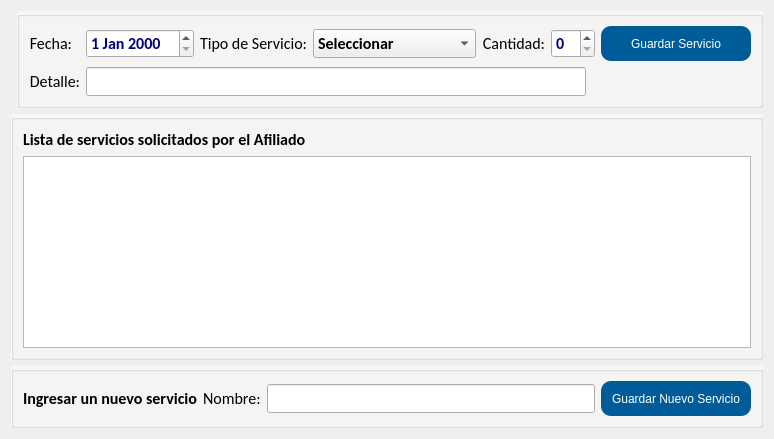
     <widget class="QWidget" name="tab_3">
      <attribute name="icon">
       <iconset>
        <normaloff>../iconos/folder_find.ico</normaloff>../iconos/folder_find.ico</iconset>
      </attribute>
      <attribute name="title">
       <string>Servicios solicitados</string>
      </attribute>
      <layout class="QGridLayout" name="gridLayout_5">
       <item row="4" column="0" colspan="2">
        <widget class="QGroupBox" name="groupBox_9">
         <property name="sizePolicy">
          <sizepolicy hsizetype="Preferred" vsizetype="Fixed">
           <horstretch>0</horstretch>
           <verstretch>0</verstretch>
          </sizepolicy>
         </property>
         <property name="font">
          <font>
           <family>Arial</family>
           <pointsize>9</pointsize>
           <weight>50</weight>
           <bold>false</bold>
          </font>
         </property>
         <property name="styleSheet">
          <string notr="true">#groupBox_9{
background-color: #F8F7F6
}</string>
         </property>
         <property name="title">
          <string/>
         </property>
         <layout class="QGridLayout" name="gridLayout_14">
          <property name="bottomMargin">
           <number>9</number>
          </property>
          <item row="1" column="3">
           <widget class="QPushButton" name="btn_guardar_servicio_nuevo">
            <property name="sizePolicy">
             <sizepolicy hsizetype="Preferred" vsizetype="Preferred">
              <horstretch>0</horstretch>
              <verstretch>0</verstretch>
             </sizepolicy>
            </property>
            <property name="minimumSize">
             <size>
              <width>150</width>
              <height>35</height>
             </size>
            </property>
            <property name="layoutDirection">
             <enum>Qt::LeftToRight</enum>
            </property>
            <property name="styleSheet">
             <string notr="true">#btn_guardar_servicio_nuevo{
background-color:#005c99;
color: #FFFFFF;
border-radius: 10px;
}

#btn_guardar_servicio_nuevo:hover{
background-color:#004d80;
color: #FFFFFF;
}</string>
            </property>
            <property name="text">
             <string>Guardar Nuevo Servicio</string>
            </property>
            <property name="icon">
             <iconset>
              <normaloff>../iconos/apply.ico</normaloff>../iconos/apply.ico</iconset>
            </property>
            <property name="iconSize">
             <size>
              <width>25</width>
              <height>25</height>
             </size>
            </property>
            <property name="autoDefault">
             <bool>true</bool>
            </property>
            <property name="default">
             <bool>false</bool>
            </property>
            <property name="flat">
             <bool>false</bool>
            </property>
           </widget>
          </item>
          <item row="1" column="2">
           <widget class="QLineEdit" name="lineEdit_32">
            <property name="sizePolicy">
             <sizepolicy hsizetype="Expanding" vsizetype="Fixed">
              <horstretch>0</horstretch>
              <verstretch>0</verstretch>
             </sizepolicy>
            </property>
            <property name="palette">
             <palette>
              <active/>
              <inactive/>
              <disabled/>
             </palette>
            </property>
            <property name="font">
             <font>
              <family>Calibri</family>
              <pointsize>12</pointsize>
              <weight>75</weight>
              <bold>true</bold>
             </font>
            </property>
           </widget>
          </item>
          <item row="1" column="0">
           <widget class="QLabel" name="label_77">
            <property name="font">
             <font>
              <family>Calibri</family>
              <pointsize>12</pointsize>
              <weight>75</weight>
              <bold>true</bold>
             </font>
            </property>
            <property name="text">
             <string>Ingresar un nuevo servicio</string>
            </property>
           </widget>
          </item>
          <item row="1" column="1">
           <widget class="QLabel" name="label_47">
            <property name="sizePolicy">
             <sizepolicy hsizetype="Preferred" vsizetype="Expanding">
              <horstretch>0</horstretch>
              <verstretch>0</verstretch>
             </sizepolicy>
            </property>
            <property name="font">
             <font>
              <family>Calibri</family>
              <pointsize>12</pointsize>
              <weight>50</weight>
              <bold>false</bold>
             </font>
            </property>
            <property name="styleSheet">
             <string notr="true"/>
            </property>
            <property name="frameShape">
             <enum>QFrame::NoFrame</enum>
            </property>
            <property name="frameShadow">
             <enum>QFrame::Plain</enum>
            </property>
            <property name="text">
             <string>Nombre:</string>
            </property>
           </widget>
          </item>
         </layout>
        </widget>
       </item>
       <item row="2" column="0" colspan="2">
        <widget class="QGroupBox" name="groupBox_6">
         <property name="sizePolicy">
          <sizepolicy hsizetype="Preferred" vsizetype="Expanding">
           <horstretch>0</horstretch>
           <verstretch>0</verstretch>
          </sizepolicy>
         </property>
         <property name="styleSheet">
          <string notr="true">#groupBox_6{
background-color: #F8F7F6
}</string>
         </property>
         <property name="title">
          <string/>
         </property>
         <layout class="QGridLayout" name="gridLayout_10">
          <item row="0" column="0">
           <widget class="QLabel" name="label_38">
            <property name="font">
             <font>
              <family>Calibri</family>
              <pointsize>12</pointsize>
              <weight>75</weight>
              <bold>true</bold>
             </font>
            </property>
            <property name="text">
             <string>Lista de servicios solicitados por el Afiliado</string>
            </property>
           </widget>
          </item>
          <item row="1" column="0">
           <widget class="QTableView" name="tableView_2">
            <property name="palette">
             <palette>
              <active>
               <colorrole role="Text">
                <brush brushstyle="SolidPattern">
                 <color alpha="255">
                  <red>0</red>
                  <green>0</green>
                  <blue>127</blue>
                 </color>
                </brush>
               </colorrole>
              </active>
              <inactive>
               <colorrole role="Text">
                <brush brushstyle="SolidPattern">
                 <color alpha="255">
                  <red>0</red>
                  <green>0</green>
                  <blue>127</blue>
                 </color>
                </brush>
               </colorrole>
              </inactive>
              <disabled>
               <colorrole role="Text">
                <brush brushstyle="SolidPattern">
                 <color alpha="255">
                  <red>120</red>
                  <green>120</green>
                  <blue>120</blue>
                 </color>
                </brush>
               </colorrole>
              </disabled>
             </palette>
            </property>
            <property name="font">
             <font>
              <family>Calibri</family>
              <pointsize>12</pointsize>
              <weight>75</weight>
              <bold>true</bold>
             </font>
            </property>
           </widget>
          </item>
         </layout>
        </widget>
       </item>
       <item row="0" column="1">
        <widget class="QGroupBox" name="groupBox_8">
         <property name="sizePolicy">
          <sizepolicy hsizetype="Preferred" vsizetype="Fixed">
           <horstretch>0</horstretch>
           <verstretch>0</verstretch>
          </sizepolicy>
         </property>
         <property name="font">
          <font>
           <family>Arial</family>
           <pointsize>9</pointsize>
           <weight>50</weight>
           <bold>false</bold>
          </font>
         </property>
         <property name="styleSheet">
          <string notr="true">#groupBox_8{
background-color: #F8F7F6
}</string>
         </property>
         <property name="title">
          <string/>
         </property>
         <layout class="QGridLayout" name="gridLayout_7">
          <property name="bottomMargin">
           <number>9</number>
          </property>
          <item row="1" column="7">
           <widget class="QSpinBox" name="spinBox">
            <property name="sizePolicy">
             <sizepolicy hsizetype="Minimum" vsizetype="Fixed">
              <horstretch>0</horstretch>
              <verstretch>0</verstretch>
             </sizepolicy>
            </property>
            <property name="palette">
             <palette>
              <active>
               <colorrole role="Text">
                <brush brushstyle="SolidPattern">
                 <color alpha="255">
                  <red>0</red>
                  <green>0</green>
                  <blue>127</blue>
                 </color>
                </brush>
               </colorrole>
              </active>
              <inactive>
               <colorrole role="Text">
                <brush brushstyle="SolidPattern">
                 <color alpha="255">
                  <red>0</red>
                  <green>0</green>
                  <blue>127</blue>
                 </color>
                </brush>
               </colorrole>
              </inactive>
              <disabled>
               <colorrole role="Text">
                <brush brushstyle="SolidPattern">
                 <color alpha="255">
                  <red>120</red>
                  <green>120</green>
                  <blue>120</blue>
                 </color>
                </brush>
               </colorrole>
              </disabled>
             </palette>
            </property>
            <property name="font">
             <font>
              <family>Calibri</family>
              <pointsize>12</pointsize>
              <weight>75</weight>
              <bold>true</bold>
             </font>
            </property>
           </widget>
          </item>
          <item row="1" column="4">
           <widget class="QLabel" name="label_39">
            <property name="sizePolicy">
             <sizepolicy hsizetype="Fixed" vsizetype="Expanding">
              <horstretch>0</horstretch>
              <verstretch>0</verstretch>
             </sizepolicy>
            </property>
            <property name="font">
             <font>
              <family>Calibri</family>
              <pointsize>12</pointsize>
              <weight>50</weight>
              <bold>false</bold>
             </font>
            </property>
            <property name="styleSheet">
             <string notr="true"/>
            </property>
            <property name="frameShape">
             <enum>QFrame::NoFrame</enum>
            </property>
            <property name="frameShadow">
             <enum>QFrame::Plain</enum>
            </property>
            <property name="text">
             <string>Tipo de Servicio:</string>
            </property>
            <property name="alignment">
             <set>Qt::AlignRight|Qt::AlignTrailing|Qt::AlignVCenter</set>
            </property>
           </widget>
          </item>
          <item row="1" column="6">
           <widget class="QLabel" name="label_44">
            <property name="sizePolicy">
             <sizepolicy hsizetype="Fixed" vsizetype="Expanding">
              <horstretch>0</horstretch>
              <verstretch>0</verstretch>
             </sizepolicy>
            </property>
            <property name="font">
             <font>
              <family>Calibri</family>
              <pointsize>12</pointsize>
              <weight>50</weight>
              <bold>false</bold>
             </font>
            </property>
            <property name="styleSheet">
             <string notr="true"/>
            </property>
            <property name="frameShape">
             <enum>QFrame::NoFrame</enum>
            </property>
            <property name="frameShadow">
             <enum>QFrame::Plain</enum>
            </property>
            <property name="text">
             <string>Cantidad:</string>
            </property>
            <property name="alignment">
             <set>Qt::AlignRight|Qt::AlignTrailing|Qt::AlignVCenter</set>
            </property>
           </widget>
          </item>
          <item row="1" column="8">
           <widget class="QPushButton" name="btn_guardar_servicio">
            <property name="sizePolicy">
             <sizepolicy hsizetype="Preferred" vsizetype="Preferred">
              <horstretch>0</horstretch>
              <verstretch>0</verstretch>
             </sizepolicy>
            </property>
            <property name="minimumSize">
             <size>
              <width>150</width>
              <height>35</height>
             </size>
            </property>
            <property name="layoutDirection">
             <enum>Qt::LeftToRight</enum>
            </property>
            <property name="styleSheet">
             <string notr="true">#btn_guardar_servicio{
background-color:#005c99;
color: #FFFFFF;
border-radius: 10px;
}

#btn_guardar_servicio:hover{
background-color:#004d80;
color: #FFFFFF;
}</string>
            </property>
            <property name="text">
             <string>Guardar Servicio</string>
            </property>
            <property name="icon">
             <iconset>
              <normaloff>../iconos/apply.ico</normaloff>../iconos/apply.ico</iconset>
            </property>
            <property name="iconSize">
             <size>
              <width>25</width>
              <height>25</height>
             </size>
            </property>
            <property name="autoDefault">
             <bool>true</bool>
            </property>
            <property name="default">
             <bool>false</bool>
            </property>
            <property name="flat">
             <bool>false</bool>
            </property>
           </widget>
          </item>
          <item row="1" column="5">
           <widget class="QComboBox" name="comboBox_16">
            <property name="sizePolicy">
             <sizepolicy hsizetype="Expanding" vsizetype="Fixed">
              <horstretch>0</horstretch>
              <verstretch>0</verstretch>
             </sizepolicy>
            </property>
            <property name="palette">
             <palette>
              <active>
               <colorrole role="Text">
                <brush brushstyle="SolidPattern">
                 <color alpha="255">
                  <red>0</red>
                  <green>0</green>
                  <blue>127</blue>
                 </color>
                </brush>
               </colorrole>
              </active>
              <inactive>
               <colorrole role="Text">
                <brush brushstyle="SolidPattern">
                 <color alpha="255">
                  <red>0</red>
                  <green>0</green>
                  <blue>127</blue>
                 </color>
                </brush>
               </colorrole>
              </inactive>
              <disabled>
               <colorrole role="Text">
                <brush brushstyle="SolidPattern">
                 <color alpha="255">
                  <red>120</red>
                  <green>120</green>
                  <blue>120</blue>
                 </color>
                </brush>
               </colorrole>
              </disabled>
             </palette>
            </property>
            <property name="font">
             <font>
              <family>Calibri</family>
              <pointsize>12</pointsize>
              <weight>75</weight>
              <bold>true</bold>
             </font>
            </property>
            <item>
             <property name="text">
              <string>Seleccionar</string>
             </property>
            </item>
            <item>
             <property name="text">
              <string>Ajuares</string>
             </property>
            </item>
            <item>
             <property name="text">
              <string>Caja Navideña</string>
             </property>
            </item>
            <item>
             <property name="text">
              <string>Guardapolvos</string>
             </property>
            </item>
            <item>
             <property name="text">
              <string>Lentes recetados</string>
             </property>
            </item>
            <item>
             <property name="text">
              <string>Mochilas</string>
             </property>
            </item>
            <item>
             <property name="text">
              <string>Piletas</string>
             </property>
            </item>
            <item>
             <property name="text">
              <string>Turismo Federación</string>
             </property>
            </item>
            <item>
             <property name="text">
              <string>Turismo Miramar</string>
             </property>
            </item>
           </widget>
          </item>
          <item row="1" column="0">
           <widget class="QLabel" name="label_43">
            <property name="sizePolicy">
             <sizepolicy hsizetype="Fixed" vsizetype="Fixed">
              <horstretch>0</horstretch>
              <verstretch>0</verstretch>
             </sizepolicy>
            </property>
            <property name="font">
             <font>
              <family>Calibri</family>
              <pointsize>12</pointsize>
              <weight>50</weight>
              <bold>false</bold>
             </font>
            </property>
            <property name="styleSheet">
             <string notr="true"/>
            </property>
            <property name="frameShape">
             <enum>QFrame::NoFrame</enum>
            </property>
            <property name="frameShadow">
             <enum>QFrame::Plain</enum>
            </property>
            <property name="text">
             <string>Fecha:</string>
            </property>
            <property name="alignment">
             <set>Qt::AlignRight|Qt::AlignTrailing|Qt::AlignVCenter</set>
            </property>
           </widget>
          </item>
          <item row="1" column="3">
           <widget class="QDateEdit" name="dateEdit_7">
            <property name="sizePolicy">
             <sizepolicy hsizetype="Expanding" vsizetype="Fixed">
              <horstretch>0</horstretch>
              <verstretch>0</verstretch>
             </sizepolicy>
            </property>
            <property name="palette">
             <palette>
              <active>
               <colorrole role="Text">
                <brush brushstyle="SolidPattern">
                 <color alpha="255">
                  <red>0</red>
                  <green>0</green>
                  <blue>127</blue>
                 </color>
                </brush>
               </colorrole>
              </active>
              <inactive>
               <colorrole role="Text">
                <brush brushstyle="SolidPattern">
                 <color alpha="255">
                  <red>0</red>
                  <green>0</green>
                  <blue>127</blue>
                 </color>
                </brush>
               </colorrole>
              </inactive>
              <disabled>
               <colorrole role="Text">
                <brush brushstyle="SolidPattern">
                 <color alpha="255">
                  <red>120</red>
                  <green>120</green>
                  <blue>120</blue>
                 </color>
                </brush>
               </colorrole>
              </disabled>
             </palette>
            </property>
            <property name="font">
             <font>
              <family>Calibri</family>
              <pointsize>12</pointsize>
              <weight>75</weight>
              <bold>true</bold>
             </font>
            </property>
           </widget>
          </item>
          <item row="2" column="0">
           <widget class="QLabel" name="label_40">
            <property name="sizePolicy">
             <sizepolicy hsizetype="Preferred" vsizetype="Expanding">
              <horstretch>0</horstretch>
              <verstretch>0</verstretch>
             </sizepolicy>
            </property>
            <property name="font">
             <font>
              <family>Calibri</family>
              <pointsize>12</pointsize>
              <weight>50</weight>
              <bold>false</bold>
             </font>
            </property>
            <property name="styleSheet">
             <string notr="true">#label_34{
background-color:#5DADE2  ;
color: #FFFFFF ; 
}</string>
            </property>
            <property name="frameShape">
             <enum>QFrame::NoFrame</enum>
            </property>
            <property name="frameShadow">
             <enum>QFrame::Plain</enum>
            </property>
            <property name="text">
             <string>Detalle:</string>
            </property>
            <property name="alignment">
             <set>Qt::AlignRight|Qt::AlignTrailing|Qt::AlignVCenter</set>
            </property>
           </widget>
          </item>
          <item row="2" column="3" colspan="5">
           <widget class="QLineEdit" name="lineEdit_31">
            <property name="sizePolicy">
             <sizepolicy hsizetype="Expanding" vsizetype="Fixed">
              <horstretch>0</horstretch>
              <verstretch>0</verstretch>
             </sizepolicy>
            </property>
            <property name="maximumSize">
             <size>
              <width>500</width>
              <height>16777215</height>
             </size>
            </property>
            <property name="palette">
             <palette>
              <active>
               <colorrole role="Text">
                <brush brushstyle="SolidPattern">
                 <color alpha="255">
                  <red>0</red>
                  <green>0</green>
                  <blue>127</blue>
                 </color>
                </brush>
               </colorrole>
              </active>
              <inactive>
               <colorrole role="Text">
                <brush brushstyle="SolidPattern">
                 <color alpha="255">
                  <red>0</red>
                  <green>0</green>
                  <blue>127</blue>
                 </color>
                </brush>
               </colorrole>
              </inactive>
              <disabled>
               <colorrole role="Text">
                <brush brushstyle="SolidPattern">
                 <color alpha="255">
                  <red>120</red>
                  <green>120</green>
                  <blue>120</blue>
                 </color>
                </brush>
               </colorrole>
              </disabled>
             </palette>
            </property>
            <property name="font">
             <font>
              <family>Calibri</family>
              <pointsize>12</pointsize>
              <weight>75</weight>
              <bold>true</bold>
             </font>
            </property>
           </widget>
          </item>
         </layout>
        </widget>
       </item>
      </layout>
     </widget>
